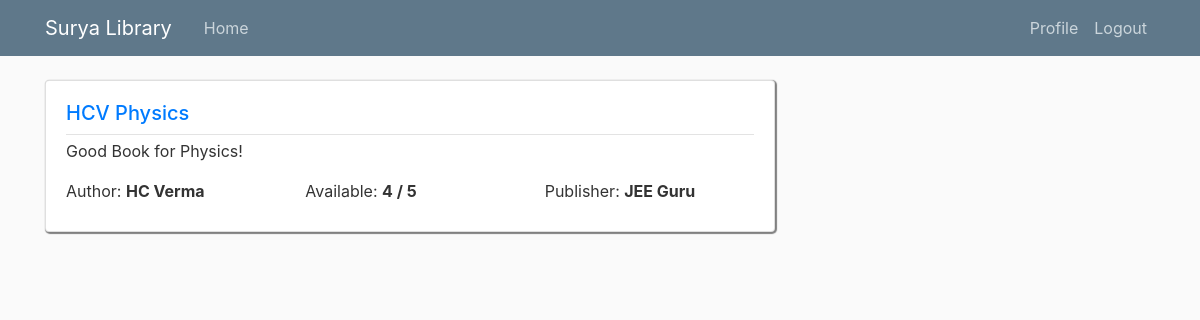
The page / (signed in) on the database its author committed.
### library/models.py (models this page shows, shortened)
class Book(models.Model):
    title = models.CharField(max_length=100)
    author = models.CharField(max_length=200)
    publisher = models.CharField(max_length=100)
    description = models.TextField(null=True, blank=True)
    isbn_no = models.CharField(max_length=100, null=True, blank=True)
    pages = models.IntegerField(null=True, blank=True)
    language = models.CharField(max_length=100, null=True, blank=True)
    available_copies = models.IntegerField()
    total_copies = models.IntegerField()
    date_posted = models.DateTimeField(default=timezone.now)

### library/views.py (the view)
# urls.py: path('', BookListView.as_view(), name='library-home'),
class BookListView(ListView):
    model = Book
    template_name = 'library/home.html'  # <app>/<model>_<viewtype>.html
    context_object_name = 'books'
    ordering = ['-date_posted']
    paginate_by = 10

### library/templates/library/home.html (shortened to what this page needs)
{% extends "library/base.html" %}
{% load humanize %}
{% block content %}
    {% for book in books %}
    <div class="card card-body mb-2" style="box-shadow: 1px 1px 1px 1px grey;">
        <div class="article-metadata">
          <h5><a class="article-titleeeeeeeeeee" href="{% url 'book-detail' book.id %}">{{ book.title }}</a></h5>
        </div>
        <p class="article-content">{{ book.description | cut:"" | truncatechars_html:120 }}</p>
        <div class="">
            <div class="row">
              <div class="col-md-4 pb-2">
                Author: <strong>{{ book.author }}</strong>
              </div>
              <div class="col-md-4 pb-2">
                Available: <strong>{{ book.available_copies }} / {{ book.total_copies }}</strong>
              </div>
              <div class="col-md-4 pb-2">
                Publisher: <strong>{{ book.publisher }}</strong>
              </div>
            </div>
        </div>
  </div>
    {% endfor %}
{% endblock content %}

### library/static/library/main.css (style rules this page uses)
body { background: #fafafa; color: #333333; margin-top: 5rem; }
h1, h2, h3, h4, h5, h6 { color: #444444; }
.article-content { white-space: pre-line; }
.article-metadata { padding-bottom: 1px; margin-bottom: 4px; border-bottom: 1px solid #e3e3e3 }

### rows shown on the page
Book: title "HCV Physics", description "Good Book for Physics!", author "HC Verma", available_copies "4", total_copies "5", publisher "JEE Guru"
